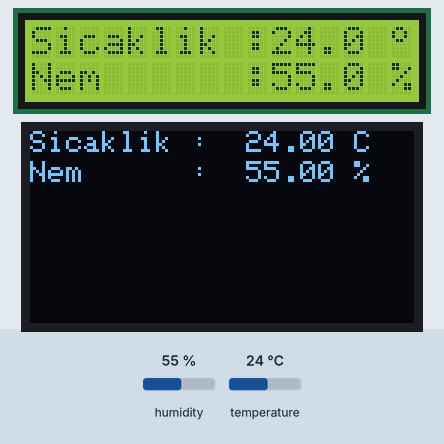
This sketch was run on a simulated Arduino Uno, built with avr-gcc and run on an emulated ATmega328P. Parts: 16×2 character LCD, 128×64 one-colour display. The test bench sets the inputs (shaded band); at power-on: humidity 55 %, temperature 24 °C. What the sketch prints to the serial monitor is not drawn.

Above: at 1.3 s.
1.4 s: humidity set to 22 %
At 3.4 s:
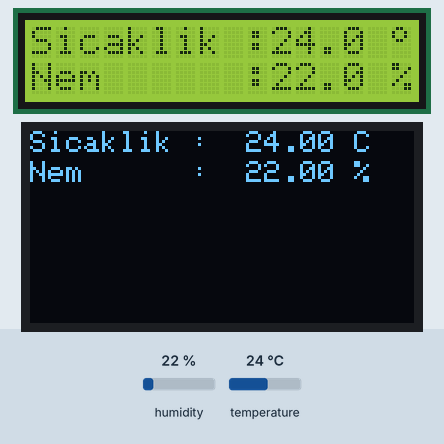
4.2 s: temperature set to 12 °C
At 4.7 s:
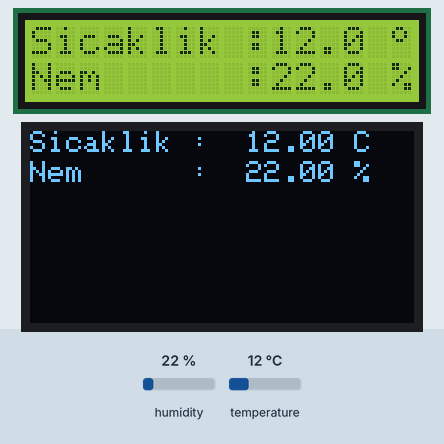
7.0 s: humidity set to 40 %
At 9.7 s:
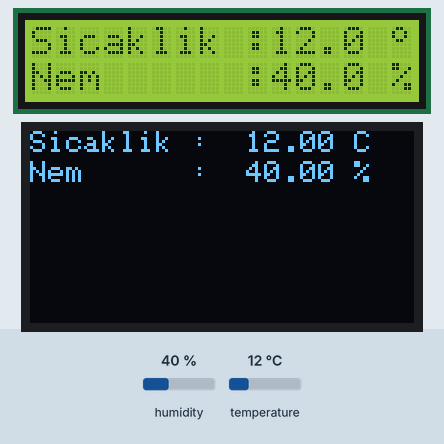
10.0 s: temperature set to 19 °C
At 11.0 s:
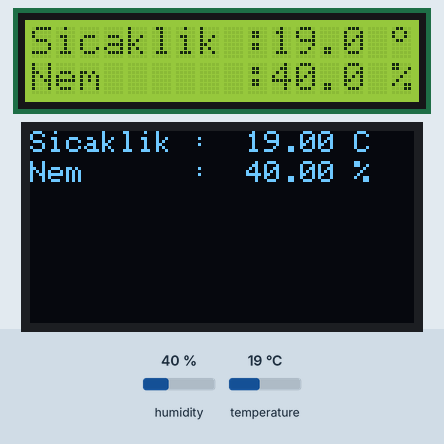
Timing chart, 0 to 13.0 s (numbered marks = the images above; inputs shaded):
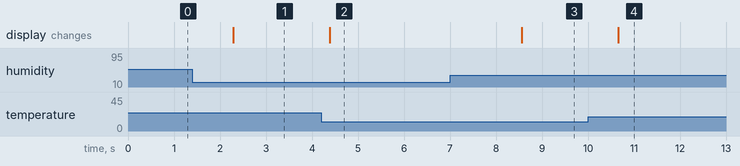

Measured:
- after the input at 1.4 s, the display: changes after 0.89 s (image 1)
- after the input at 4.2 s, the display: changes after 0.18 s (image 2)
- after the input at 7.0 s, the display: changes after 1.6 s (image 3)
- after the input at 10.0 s, the display: changes after 0.66 s (image 4)

The sketch:

Dene_DHT11_TempSensor_and_OLED128x64_and_LCD1602.ino
```cpp
/*
Author: Danny van den Brande, Arduinosensors.nl. BlueCore Tech.
Simple Temp and Humidity Sensor with the LCD 1602A.
You can also use the I2C for the LCD 1602A i
already put the required Lines in the CODE.
All you need to do is find the right address for your I2C @ #define I2C_ADDR
in the code you can find the most used addresses.
by HAA
Added OLED Display
 */
//#include <Wire.h> Uncomment when using the I2C!
#include <LiquidCrystal_I2C.h> //if you are using a LCD 1602A with a I2C.
//#include <LiquidCrystal.h> // Uncomment this to used LCD1602 without I2C
#include <DHT.h>  // For Temeprature Sensor
#include <Adafruit_GFX.h> //For OLED display
#include <Adafruit_SSD1306.h> //For OLED display

#define OLED_RESET 4 //For OLED display

//Uncomment all #define here below when using LCD1602 with a I2C.
#define I2C_ADDR          0x27   //<< I2C address look at the back of you I2C to see which on you have.
#define BACKLIGHT_PIN      3
#define En_pin             2
#define Rw_pin             1
#define Rs_pin             0
#define D4_pin             4
#define D5_pin             5
#define D6_pin             6
#define D7_pin             7
//*************

int DHT11Sensor = 7;
int DHT11value;
#define DHTPIN 8
#define DHTTYPE DHT11

Adafruit_SSD1306 display(OLED_RESET);

DHT dht(DHTPIN, DHTTYPE);

//Uncomment the line LiquidCrystal_I2C and remove LiquidCrystal when using a I2C.
//LiquidCrystal lcd(12, 11, 5, 4, 3, 2);//<Remove when using the I2C.
LiquidCrystal_I2C      lcd(I2C_ADDR, En_pin,Rw_pin,Rs_pin,D4_pin,D5_pin,D6_pin,D7_pin); //<<Uncomment when using the I2C.

byte degree[8] ={ B00001100,
                  B00010010,
                  B00010010,
                  B00001100,
                  B00000000,
                  B00000000,
                  B00000000,
                  B00000000,};

void setup()
{
Serial.begin(9600);
lcd.begin(16,2); //For LCD1602
display.begin(SSD1306_SWITCHCAPVCC, 0x3C); // For Oled
//display.display();
//delay(2000);
// Clear the buffer.
display.clearDisplay();
// draw a single pixel
//display.drawPixel(10, 10, WHITE);
// Show the display buffer on the hardware.
// NOTE: You _must_ call display after making any drawing commands
// to make them visible on the display hardware!
//display.display();
//delay(2000);
//display.clearDisplay();

// Switch on the backlight by HAA
lcd.setBacklightPin(BACKLIGHT_PIN,POSITIVE);
lcd.setBacklight(HIGH);
lcd.clear();
lcd.createChar(0, degree);
}

void loop()
{
float h = dht.readHumidity();
float t = dht.readTemperature();

//***********FOR LCD1602*******
lcd.setCursor(0,0);
lcd.print("Sicaklik : ");
lcd.print(" ");
lcd.setCursor(10,0);
lcd.print(t,1);
Serial.println(t);
lcd.setCursor(15,0);
lcd.write((byte)0);
//lcd.print((char)223);// Print degree symbol.

lcd.setCursor(0,1);
lcd.print("Nem      : ");
lcd.print(" ");
lcd.setCursor(10,1);
lcd.print(h,1);
Serial.println(h);
lcd.setCursor(15,1);
lcd.print("%");

//************For OLED************
display.setTextSize(1);
display.setTextColor(WHITE);
display.setCursor(0,0);
display.print("Sicaklik : ");
display.print(" ");
//display.setCursor(60,0);
//display.print("     ");
display.print(t);
//display.setCursor(100,0);
display.print(" ");
display.print("C");

display.setCursor(0,10);
display.print("Nem      : ");
display.print(" ");
//display.setCursor(60,10);
//display.print("     ");
display.print(h);
display.print(" ");
display.print("%");
display.display();
display.clearDisplay();
delay(2000);
}
```
